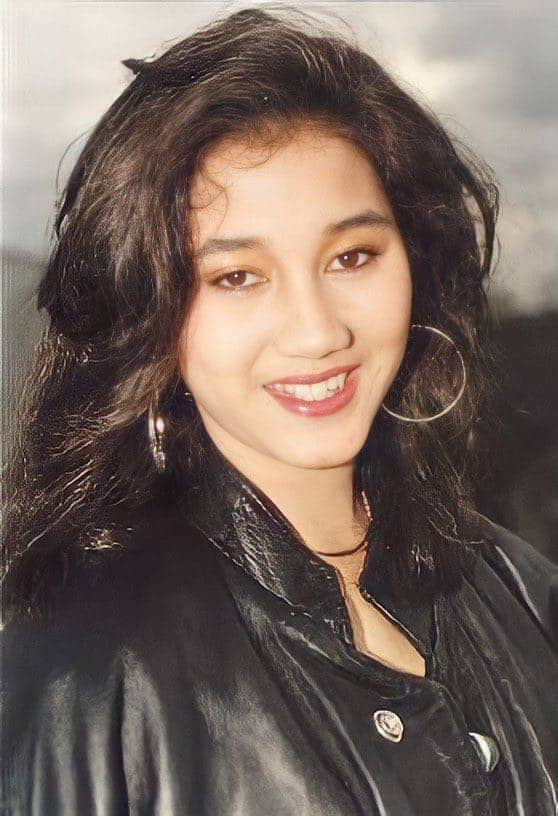
#> input picture teteh-nike-ardilla.jpg, 558 x 816 px, found by its file name
$ jupyter execute pendeteksi_wajah.ipynb
#> lines starting #> are read from the running program, lines starting #| are printed output that depends on the picture
[cell 1]
# Willi
# Pendeteksi Wajah Menggunakan Gambar

# Import library yang dibutuhkan.
import cv2
from google.colab.patches import cv2_imshow
import matplotlib.pyplot as plt

[cell 2]
image = cv2.imread('sample_data/teteh-nike-ardilla.jpg')
#> image is the input picture: shape (816, 558, 3); mean B, G, R 93.2, 101.3, 116.6
cv2_imshow(image)

[cell 3]
image_gray = cv2.cvtColor(image, cv2.COLOR_RGB2GRAY)
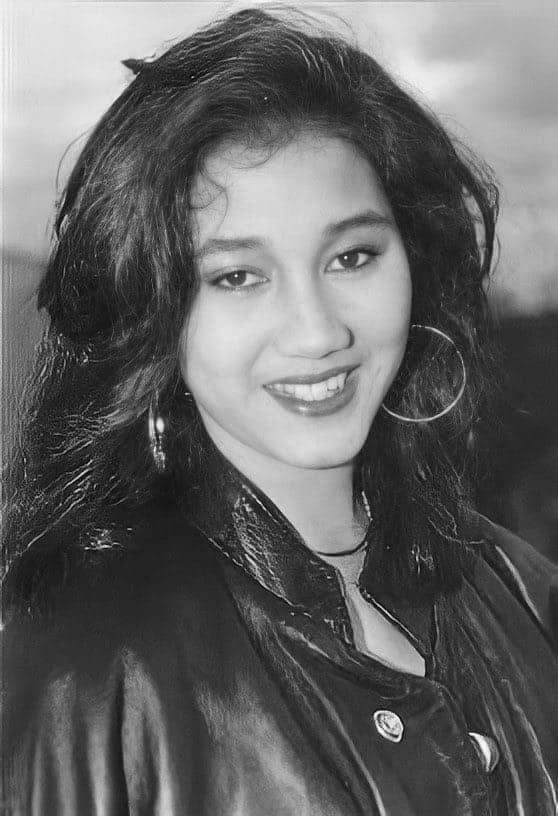
#> image_gray: shape (816, 558); min 0, max 252, mean 100.7
cv2_imshow(image_gray)

[cell 4]
cascade_classifier = cv2.CascadeClassifier(f"{cv2.data.haarcascades}haarcascade_smile.xml")
# cascade_classifier = cv2.CascadeClassifier(f"{cv2.data.haarcascades}haarcascade_fullbody.xml")

[cell 5]
detected_objects = cascade_classifier.detectMultiScale(image_gray)
#> detected_objects = 46 rows, first 6: [291, 7, 44, 22], [337, 15, 43, 21], [186, 34, 38, 19], [199, 44, 70, 35], [219, 75, 42, 21], [68, 352, 37, 18]
detected_objects
#> Out has the same summary as detected_objects

[cell 6]
image_rgb = cv2.cvtColor(image, cv2.COLOR_BGR2RGB)
warna = (0, 255, 0)
if len(detected_objects) != 0:
  for (x, y, width, height) in detected_objects:
    cv2.rectangle(image_rgb, (x, y), (x + height, y + width), warna, 2)
#> this loop made 46 passes
#> (x, y, width, height) on passes 1 to 12: (291, 7, 44, 22), (337, 15, 43, 21), (186, 34, 38, 19), (199, 44, 70, 35), (219, 75, 42, 21), (68, 352, 37, 18), (250, 357, 123, 61), (81, 378, 41, 21), (96, 377, 40, 20), (60, 409, 48, 24), (377, 399, 73, 37), (36, 423, 40, 20)
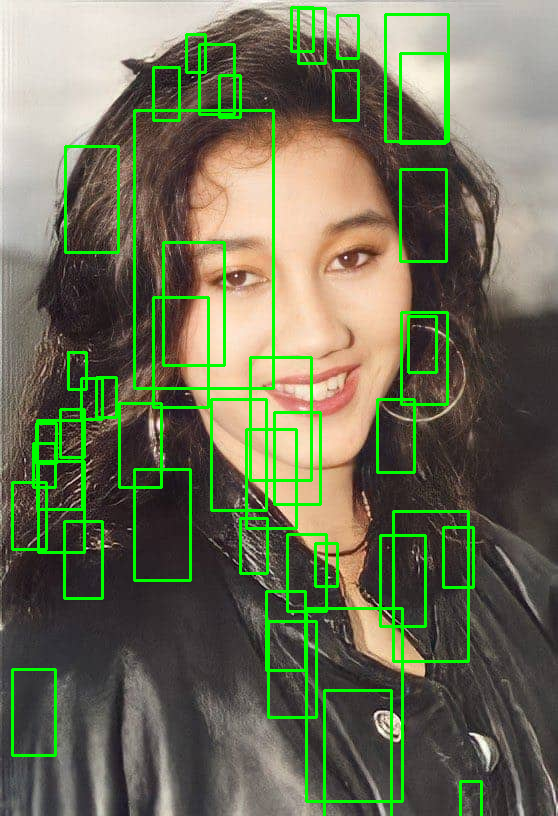
#> image_rgb: shape (816, 558, 3); mean R, G, B 108.8, 113.1, 87.3

cv2_imshow(image_rgb)
